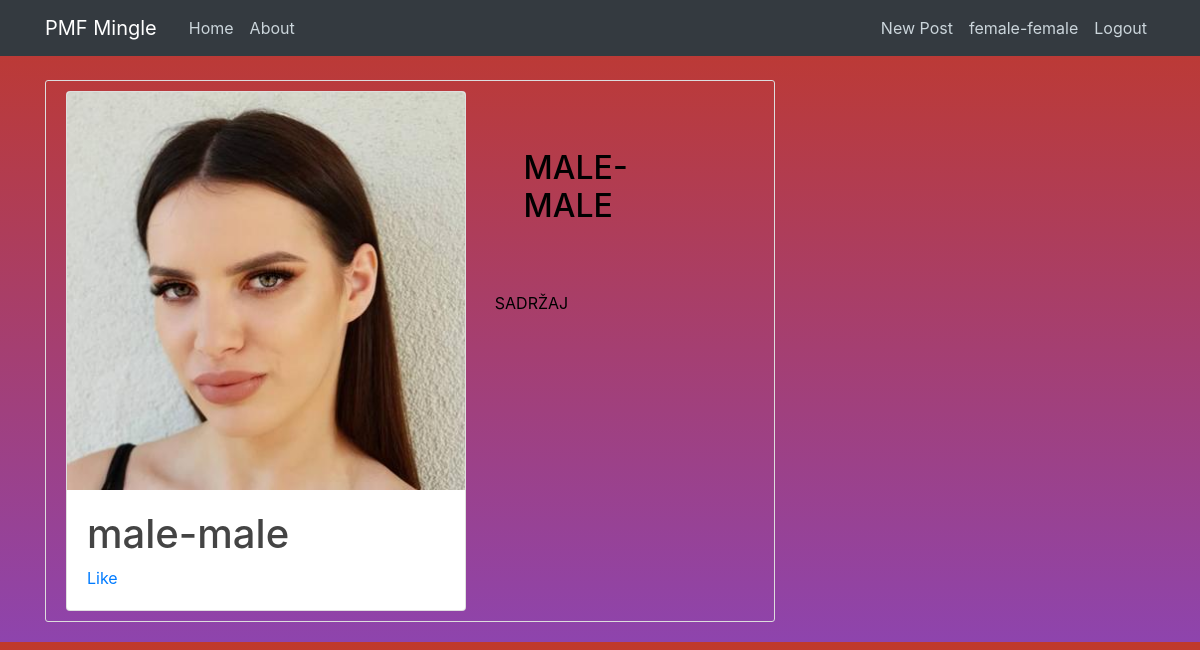
Page /account/19 (signed in) on the committed database.
### datingapp/models.py (models this page shows, shortened)
class User(db.Model, UserMixin):
    id = db.Column(db.Integer, primary_key=True)
    username = db.Column(db.String(20), unique=True, nullable=False)
    email = db.Column(db.String(120), unique=True, nullable=False)
    image_file = db.Column(db.String(20), nullable=False,
                           default='default.jpg')
    password = db.Column(db.String(60), nullable=False)
    gender = db.Column(db.String(20), nullable=False)
    preference = db.Column(db.String(20), nullable=False)
    posts = db.relationship('Post', backref='author', lazy=True)
    liked = db.relationship(
        'PostLike',
        foreign_keys='PostLike.user_id',
        backref='user', lazy='dynamic')
    def has_liked_post(self, post):
        return PostLike.query.filter(
            PostLike.user_id == self.id,
            PostLike.post_id == post.id).count() > 0

class Post(db.Model):
    id = db.Column(db.Integer, primary_key=True)
    title = db.Column(db.String(100), nullable=False)
    date_posted = db.Column(db.DateTime, nullable=False,
                            default=datetime.utcnow)
    content = db.Column(db.Text, nullable=False)
    user_id = db.Column(db.Integer, db.ForeignKey('user.id'), nullable=False)
    likes = db.relationship('PostLike', backref='post', lazy='dynamic')

### datingapp/routes.py (the view)
@app.route("/account/<int:post_id>")
def user_account(post_id):
    post = Post.query.get_or_404(post_id)
    return render_template('user_account.html', title=post.title, post=post)

### datingapp/models.py (called while the page is built)
@login_manager.user_loader
def load_user(user_id):
    return User.query.get(int(user_id))

### datingapp/templates/user_account.html
{% extends "layout.html" %}
{% block content %}
  <article class="media content-section" style="background-color: transparent;">
  <div class="card" style="width: 25rem;">
    <img class="card-img-top" src="{{ url_for('static', filename='profile_pics/' + post.author.image_file) }}" alt="Card image cap">
    <div class="card-body">
        <h1 class="card-text" style="color: black-50;">
            {{ post.author.username }}
        </h1>
        {% if current_user.has_liked_post(post) %}
        <a href="{{ url_for('like_action', post_id=post.id, action='unlike') }}">Unlike</a>
        {% else %}
        <a href="{{ url_for('like_action', post_id=post.id, action='like') }}">Like</a>
        {% endif %}
    </div>
  </div>
  <div class="media-body">
    <h2 class="article-title" style="padding-left: 20%; padding-top: 20%; padding-right: 20%; color: black">{{ post.title }}</h2>
    <p class="article-content" style="padding-left: 10%; padding-top: 20%; color: black">{{ post.content }}</p>
  </div>
</article>
{% endblock content %}

### datingapp/templates/layout.html (shortened to what this page needs)
<!DOCTYPE html>
<html>
<head>
    <link rel="stylesheet" href="https://maxcdn.bootstrapcdn.com/bootstrap/4.0.0/css/bootstrap.min.css">
    <link rel="stylesheet" type="text/css" href="{{ url_for('static', filename='main.css') }}">
</head>
<body>
    <header class="site-header">
      <nav class="navbar navbar-expand-md navbar-dark bg-dark fixed-top">
        <div class="container">
          <a class="navbar-brand mr-4" href="/">PMF Mingle</a>
          <div class="collapse navbar-collapse" id="navbarToggle">
            <div class="navbar-nav mr-auto">
              <a class="nav-item nav-link" href="{{ url_for('home') }}">Home</a>
              <a class="nav-item nav-link" href="{{ url_for('about') }}">About</a>
            </div>
            <div class="navbar-nav">
              {% if current_user.is_authenticated %}
                <a class="nav-item nav-link" href="{{ url_for('new_post') }}">New Post</a>
                <a class="nav-item nav-link" href="{{ url_for('account') }}">{{ current_user.username }}</a>
                <a class="nav-item nav-link" href="{{ url_for('logout') }}">Logout</a>
              {% else %}
                <a class="nav-item nav-link" href="{{ url_for('login') }}">Login</a>
                <a class="nav-item nav-link" href="{{ url_for('register') }}">Register</a>
              {% endif %}
            </div>
          </div>
        </div>
      </nav>
    </header>
    <main role="main" class="container">
      <div class="row">
        <div class="col-md-8">
          {% block content %}{% endblock %}
    </main>
</body>
</html>

### datingapp/static/main.css (style rules this page uses)
body { background: linear-gradient( #c0392b, #8e44ad); color: #333333; margin-top: 5rem; }
h1, h2, h3, h4, h5, h6 { color: #444444; }
.site-header .navbar-nav .nav-link { color: #cbd5db; }
.content-section { background: #ffffff; padding: 10px 20px; border: 1px solid #dddddd; border-radius: 3px; margin-bottom: 20px; }
.article-title { color: #444444; }
.article-content { white-space: pre-line; }

### rows in the picture
User: username "female-female"
User: image_file (picture), author.username "male-male"
Post: title "MALE-MALE", content "SADRŽAJ"
